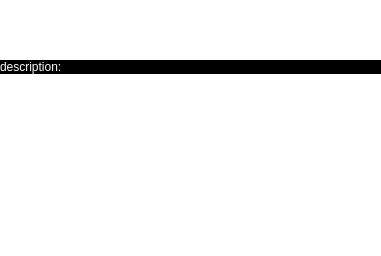
<?xml version="1.0" encoding="UTF-8"?>
<ui version="4.0">
 <class>MetaDataEdit</class>
 <widget class="QWidget" name="MetaDataEdit">
  <property name="geometry">
   <rect>
    <x>0</x>
    <y>0</y>
    <width>380</width>
    <height>256</height>
   </rect>
  </property>
  <property name="windowTitle">
   <string>Form</string>
  </property>
  <layout class="QVBoxLayout" name="verticalLayout">
   <property name="spacing">
    <number>0</number>
   </property>
   <property name="leftMargin">
    <number>0</number>
   </property>
   <property name="topMargin">
    <number>0</number>
   </property>
   <property name="rightMargin">
    <number>0</number>
   </property>
   <property name="bottomMargin">
    <number>0</number>
   </property>
   <item>
    <widget class="MetaDataPropertiesEdit" name="metaDataPropertiesEdit">
     <property name="minimumSize">
      <size>
       <width>0</width>
       <height>60</height>
      </size>
     </property>
     <property name="maximumSize">
      <size>
       <width>16777215</width>
       <height>60</height>
      </size>
     </property>
     <property name="frameShape">
      <enum>QFrame::NoFrame</enum>
     </property>
     <property name="lineWidth">
      <number>0</number>
     </property>
     <property name="cursorWidth">
      <number>6</number>
     </property>
    </widget>
   </item>
   <item>
    <widget class="QLabel" name="cellDescriptionLabel">
     <property name="enabled">
      <bool>true</bool>
     </property>
     <property name="minimumSize">
      <size>
       <width>381</width>
       <height>0</height>
      </size>
     </property>
     <property name="maximumSize">
      <size>
       <width>381</width>
       <height>16777215</height>
      </size>
     </property>
     <property name="palette">
      <palette>
       <active>
        <colorrole role="WindowText">
         <brush brushstyle="SolidPattern">
          <color alpha="255">
           <red>255</red>
           <green>255</green>
           <blue>255</blue>
          </color>
         </brush>
        </colorrole>
        <colorrole role="Base">
         <brush brushstyle="SolidPattern">
          <color alpha="255">
           <red>255</red>
           <green>255</green>
           <blue>255</blue>
          </color>
         </brush>
        </colorrole>
        <colorrole role="Window">
         <brush brushstyle="SolidPattern">
          <color alpha="255">
           <red>0</red>
           <green>0</green>
           <blue>0</blue>
          </color>
         </brush>
        </colorrole>
       </active>
       <inactive>
        <colorrole role="WindowText">
         <brush brushstyle="SolidPattern">
          <color alpha="255">
           <red>255</red>
           <green>255</green>
           <blue>255</blue>
          </color>
         </brush>
        </colorrole>
        <colorrole role="Base">
         <brush brushstyle="SolidPattern">
          <color alpha="255">
           <red>255</red>
           <green>255</green>
           <blue>255</blue>
          </color>
         </brush>
        </colorrole>
        <colorrole role="Window">
         <brush brushstyle="SolidPattern">
          <color alpha="255">
           <red>0</red>
           <green>0</green>
           <blue>0</blue>
          </color>
         </brush>
        </colorrole>
       </inactive>
       <disabled>
        <colorrole role="WindowText">
         <brush brushstyle="SolidPattern">
          <color alpha="255">
           <red>103</red>
           <green>102</green>
           <blue>100</blue>
          </color>
         </brush>
        </colorrole>
        <colorrole role="Base">
         <brush brushstyle="SolidPattern">
          <color alpha="255">
           <red>0</red>
           <green>0</green>
           <blue>0</blue>
          </color>
         </brush>
        </colorrole>
        <colorrole role="Window">
         <brush brushstyle="SolidPattern">
          <color alpha="255">
           <red>152</red>
           <green>152</green>
           <blue>152</blue>
          </color>
         </brush>
        </colorrole>
       </disabled>
      </palette>
     </property>
     <property name="autoFillBackground">
      <bool>true</bool>
     </property>
     <property name="frameShape">
      <enum>QFrame::NoFrame</enum>
     </property>
     <property name="frameShadow">
      <enum>QFrame::Plain</enum>
     </property>
     <property name="lineWidth">
      <number>4</number>
     </property>
     <property name="midLineWidth">
      <number>0</number>
     </property>
     <property name="text">
      <string>description:</string>
     </property>
     <property name="margin">
      <number>4</number>
     </property>
    </widget>
   </item>
   <item>
    <widget class="QTextEdit" name="metaDataDescriptionEdit">
     <property name="frameShape">
      <enum>QFrame::NoFrame</enum>
     </property>
     <property name="lineWidth">
      <number>0</number>
     </property>
     <property name="cursorWidth">
      <number>6</number>
     </property>
    </widget>
   </item>
  </layout>
 </widget>
 <customwidgets>
  <customwidget>
   <class>MetaDataPropertiesEdit</class>
   <extends>QTextEdit</extends>
   <header>graphics/microeditor/metadatapropertiesedit.h</header>
  </customwidget>
 </customwidgets>
 <resources/>
 <connections/>
</ui>
